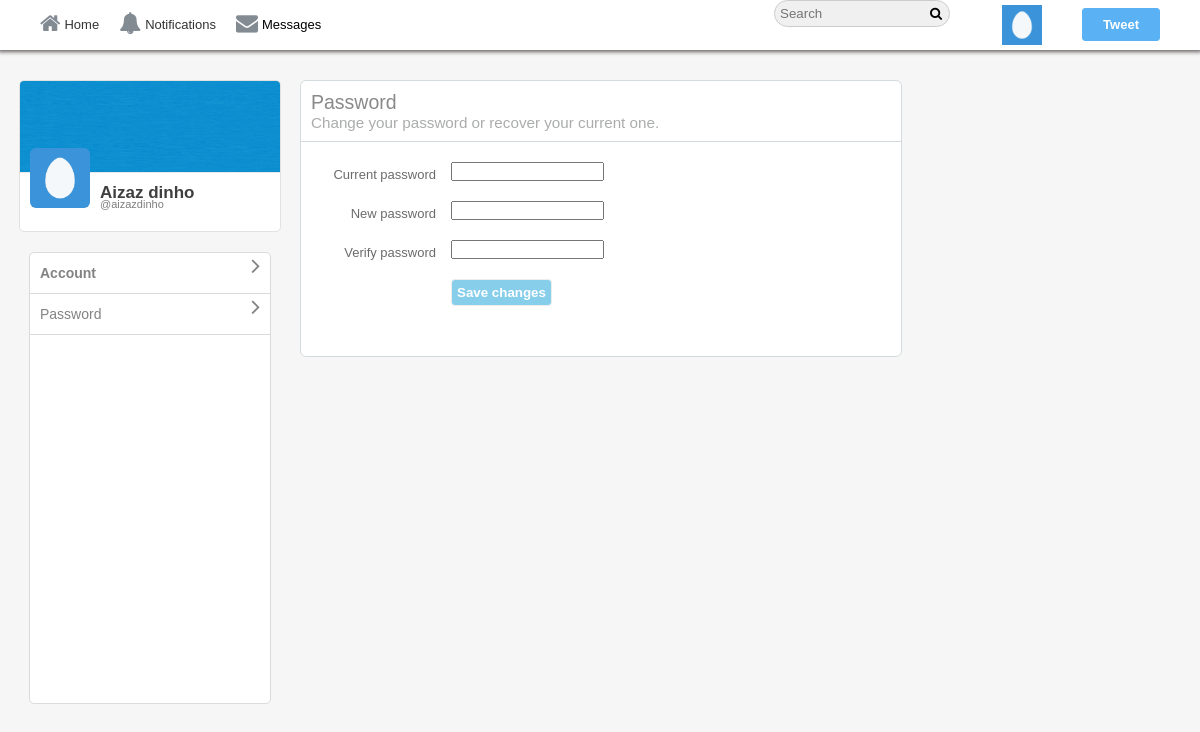
/password.php (signed in), run on the app's committed database.
### tables this page shows
CREATE TABLE `users` (
  `user_id` int(11) NOT NULL,
  `username` varchar(140) DEFAULT NULL,
  `email` varchar(40) NOT NULL,
  `password` varchar(255) NOT NULL,
  `screenName` varchar(40) DEFAULT NULL,
  `profileImage` varchar(255) NOT NULL,
  `profileCover` varchar(255) NOT NULL,
  `following` int(11) DEFAULT 0,
  `followers` int(11) DEFAULT 0,
  `bio` varchar(140) DEFAULT NULL,
  `country` varchar(80) DEFAULT NULL,
  `website` varchar(255) DEFAULT NULL
);

### core/init.php (called while the page is built, shortened)
<?php
	include 'database/connection.php';
	include 'classes/user.php';
  	global $pdo;
  	$getFromU = new User($pdo);
 ?>

### core/classes/user.php (called while the page is built, shortened)
	<?php
class User{
	protected $pdo;
 	public function __construct($pdo){
	    $this->pdo = $pdo;
	}
	public function userData($user_id){
		$stmt = $this->pdo->prepare('SELECT * FROM `users` WHERE `user_id` = :user_id');
		$stmt->bindParam(':user_id', $user_id, PDO::PARAM_INT);
		$stmt->execute();
		return $stmt->fetch(PDO::FETCH_OBJ);
	}
	public function loggedIn(){
		return (isset($_SESSION['user_id'])) ? true : false;
	}
}
?>

### password.php (the view, shortened to what this page needs)
<?php
	include 'core/init.php';
	$user_id = $_SESSION['user_id'];
	$user    = $getFromU->userData($user_id);
	$notify  = $getFromM->getNotificationCount($user_id);
?>
<html>
	<head>
		<link rel="stylesheet" href="https://cdnjs.cloudflare.com/ajax/libs/font-awesome/4.6.3/css/font-awesome.css"/>
		<link rel="stylesheet" href="<?php echo BASE_URL;?>assets/css/style-complete.css"/>
    	</head>
<body>
<div class="wrapper">
<div class="header-wrapper">
	<div class="nav-container">
	  <div class="nav">
		<div class="nav-left">
			<ul>
				<li><a href="<?php echo BASE_URL;?>"><i class="fa fa-home" aria-hidden="true"></i>Home</a></li>
				<?php if($getFromU->loggedIn()=== true){?>
					<li><a href="<?php echo BASE_URL;?>i/notifications"><i class="fa fa-bell" aria-hidden="true"></i>Notifications</a></li>
					<li id="messagePopup"><i class="fa fa-envelope" aria-hidden="true"></i>Messages<span id="messages"><?php if($notify->totalM > 0){echo '<span class="span-i">'.$notify->totalM.'</span>';}?></span></li>
				<?php }?>
			</ul>
		</div>
		<div class="nav-right">
			<ul>
				<li><input type="text" placeholder="Search" class="search"/><i class="fa fa-search" aria-hidden="true"></i>
				</li>
			<?php if($getFromU->loggedIn() === true){?>
				<li class="hover"><label class="drop-label" for="drop-wrap1"><img src="<?php echo BASE_URL.$user->profileImage;?>"/></label>
				</li>
				<li><label class="addTweetBtn" for="pop-up-tweet">Tweet</label></li>
				<?php } else{
							echo '<li><a href="'.BASE_URL.'/index.php">Have an account? Log in!</a></li>';
						}
				?>
			</ul>
		</div>
	</div>
	</div>
</div>
<div class="container-wrap">
	<div class="lefter">
		<div class="inner-lefter">
			<div class="acc-info-wrap">
				<div class="acc-info-bg">
					<img src="<?php echo BASE_URL.$user->profileCover;?>"/>
				</div>
				<div class="acc-info-img">
					<img src="<?php echo BASE_URL.$user->profileImage;?>"/>
				</div>
				<div class="acc-info-name">
					<h3><?php echo $user->screenName;?></h3>
					<span><a href="#">@<?php echo $user->username;?></a></span>
				</div>
			</div>
			<div class="option-box">
				<ul>
					<li>
						<a href="<?php echo BASE_URL;?>settings/account" class="bold">
						<div>
							Account
							<span><i class="fa fa-angle-right" aria-hidden="true"></i></span>
						</div>
						</a>
					</li>
					<li>
						<a href="#">
						<div>
							Password
							<span><i class="fa fa-angle-right" aria-hidden="true"></i></span>
						</div>
						</a>
					</li>
				</ul>
			</div>
		</div>
	</div>
	<div class="righter">
		<div class="inner-righter">
			<div class="acc">
				<div class="acc-heading">
					<h2>Password</h2>
					<h3>Change your password or recover your current one.</h3>
				</div>
				<form method="POST">
				<div class="acc-content">
					<div class="acc-wrap">
						<div class="acc-left">
							Current password
						</div>
						<div class="acc-right">
							<input type="password" name="currentPwd"/>
						</div>
					</div>
					<div class="acc-wrap">
						<div class="acc-left">
							New password
						</div>
						<div class="acc-right">
							<input type="password" name="newPassword" />
						</div>
					</div>
					<div class="acc-wrap">
						<div class="acc-left">
							Verify password
						</div>
						<div class="acc-right">
							<input type="password" name="rePassword"/>
						</div>
					</div>
					<div class="acc-wrap">
						<div class="acc-right">
							<input type="Submit" name="submit" value="Save changes"/>
						</div>
						<div class="settings-error">
  						</div>
					</div>
				 </form>
				</div>
			</div>
		</div>
	</div>
</div>
</body>
</html>

### assets/css/style-complete.css (style rules this page uses)
* { margin: 0px auto; padding: 0px; font-family: Helvetica; }
body { font-family: Helvetica; font-size: 13px; background: #f6f6f6; }
ul { list-style:none; }
.wrapper { width:100%; }
.header-wrapper { width:100%; background:white; position: fixed; top:0; z-index: 10000; }
.nav-container { width:95%; margin:0px auto; }
.nav { width:100%; height:50px; }
.nav ul li { line-height: 50px; float:left; margin-right: 0px; padding: 0px 10px; cursor:pointer; transition: all 200ms ease-in-out; }
.nav ul li a { color:#333; text-decoration:none; }
.nav-left { width:50%; float:left; }
.nav-right { width:50%; float:right; }
.nav-right ul { float:right; }
.nav .nav-left ul li i { margin-right: 4px; color: #828a92; font-size: 22px; position: relative; top: 2px; }
.drop-label { background: none !important; border: none !important; }
.nav-right { height: 50px; }
.nav .nav-right ul li img { width: 40px; margin-top: 5px; height:40px; }
.nav .nav-right ul li input[type="text"] { padding: 5px 20px 5px 5px; border: 1px solid #ccc; background: #f0f0f0; border-radius: 15px; }
.nav .nav-right ul li label { background: #5ab2f5; border: 1px solid #5ab2f5; padding: 8px 20px; border-radius: 4px; color: #fff; font-weight: 600; -webkit-user-select: none; -moz-user-select:none; user-select: none; cursor:pointer; }
.nav .nav-right ul li .fa { left: -20px; position: relative; }
label { cursor: pointer; }
.header-wrapper { box-shadow: 0px 0px 4px 2px #6c6565; }
.container-wrap { width: 100%; margin-top: 80px; }
.acc-heading { border-bottom: 1px solid #d4dbde; padding: 10px; }
.acc-heading h3 { color: #abacad; font-weight: normal; }
.acc-heading h2 { color: #898989; font-weight: normal; }
.settings-error { width: 100%; overflow: hidden; color: #919295; text-align: center; margin-top: 10px; padding: 10px 0px; }
.lefter { width: 25%; float: left; }
.righter { width: 69%; float: left; }
.inner-righter { width: 600px; background: #fff; border: 1px solid #d4dbde; border-radius: 6px; float: left; }
.acc-left { float: left; margin: 5px 15px; width: 20%; color: #6b6b6c; text-align: right; }
.acc-right { width: 100%; }
.acc-wrap { margin: 20px 0px; }
.acc-right input[type="submit"] { color: #fff; background: skyblue; border: 1px solid #ededed; padding: 5px; border-radius: 4px; font-weight: bold; cursor:pointer; }
.acc-info-wrap { width: 260px; background: #fff; height: 150px; border: 1px solid #e1e1e1; border-radius: 5px; overflow: hidden; cursor: pointer; }
.acc-info-bg { border-bottom: 1px solid #e9e7e7; }
.acc-info-bg img { width: 100%; height: 91px; }
.acc-info-img { position: relative; bottom: 25px; left: 10px; float: left; }
.acc-info-img img { width: 60px; border-radius: 6px; }
.acc-info-name { position: relative; left: 20px; top: 10px; }
.acc-info-name h3 { font-size: 17px; color: #3F3F3F; }
.acc-info-name span { font-weight: normal; font-size: 11px; margin: 0px; position: relative; top: -5px; color: #7e7e7e; }
.acc-info-name span a { text-decoration:none; color: #7e7e7e; }
.option-box { margin-top: 20px; background: #fff; width: 80%; height: 450px; border: 1px solid #dbdbdb; border-radius: 5px; }
.option-box ul { list-style: none; }
.option-box ul li { line-height: 40px; font-size: 14px; border-bottom: 1px solid #dbdbdb; }
.option-box ul li a { text-decoration: none; color: #838383; display: block; padding-left: 10px; }
.option-box ul li span { float: right; margin: 0px 10px; font-size: 24px; font-weight: bolder; }
.bold { font-weight: bolder; color: #3e3e3e; }

### data on the page
users: profileImage (placeholder picture), profileCover (placeholder picture), screenName "Aizaz dinho", username "aizazdinho"
